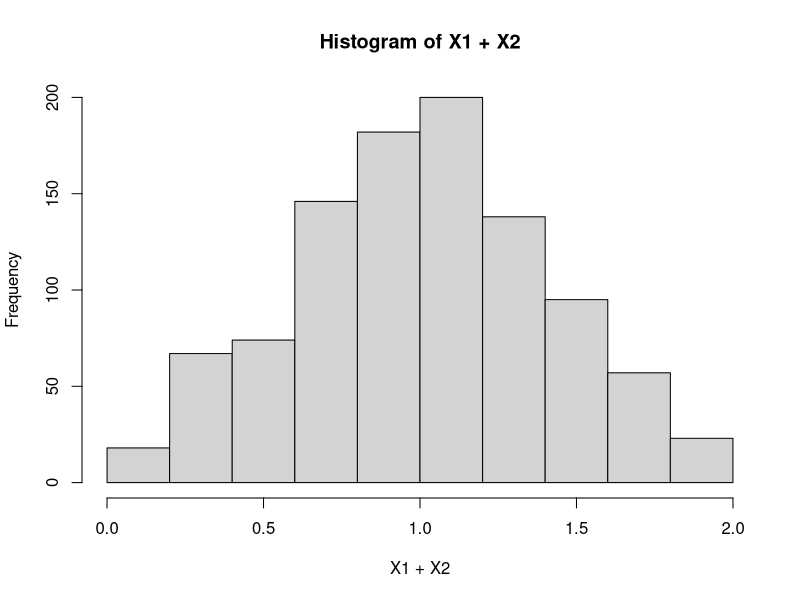

R code for this plot:
## ---- chunk 1
X1 = runif(1000, 0, 1)
X2 = runif(1000, 0, 1)
hist(X1 + X2)
